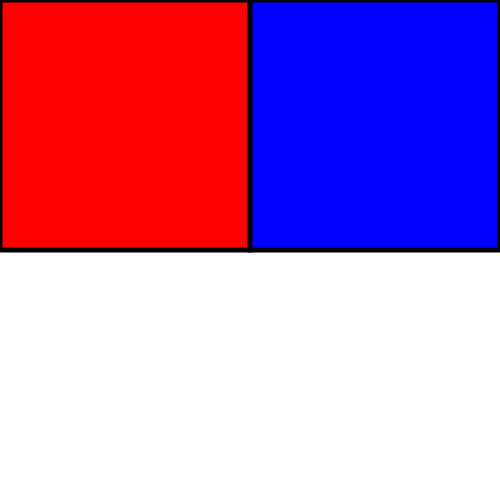
Frame 1 (no input)
Frame 60 (no input): identical to frame 1, image omitted
Frame 120 (the mouse pressed at the canvas centre since frame 60): identical to frame 1, image omitted

The p5.js sketch that drew this single still picture (run headless with seeded random() and noise() and a simulated clock; from frame 60 on, the mouse is pressed at the canvas centre):

// p5.js sketch
// ── sketch.js
let leftState = "red";
let rightState = "blue";

function setup(){
   createCanvas(500, 500);
   strokeWeight(5);
   fill(255, 0, 0);
   rect(0, 0, 250, 250);
   fill(0, 0, 255);
   rect(250, 0, 250, 250);
}

function draw(){
   
}

function mouseClicked(){
   let withinLeft = mouseX > 0 && mouseX < 250;
   let withinRight = mouseX > 250 && mouseX < 500;
   let withinY = mouseY >= 0 && mouseY <= 500;
   if (withinLeft && withinY && leftState == "red"){
      leftState = "blue";
   }
   else if (withinLeft && withinY && leftState == "blue"){
      leftState = "red";
   }
   else if (withinRight && withinY && rightState == "blue"){
      rightState = "red";
   }
   else if (withinRight && withinY && rightState == "red"){
      rightState = "blue";
   }

   if (leftState == "red"){
      fill(255, 0, 0);
      rect(0, 0, 250, 250);
   }
   if (leftState == "blue"){
      fill(0, 0, 255);
      rect(0, 0, 250, 250);
   }
   if (rightState == "red"){
      fill(255, 0, 0);
      rect(250, 0, 250, 250);
   }
   if (rightState == "blue"){
      fill(0, 0, 255);
      rect(250, 0, 250, 250);
   }
}
